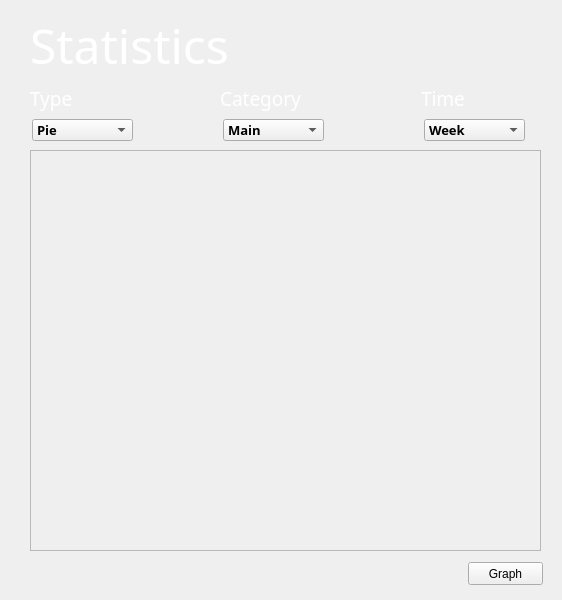
<?xml version="1.0" encoding="UTF-8"?>
<ui version="4.0">
 <class>MainWindowStats</class>
 <widget class="QMainWindow" name="MainWindowStats">
  <property name="geometry">
   <rect>
    <x>0</x>
    <y>0</y>
    <width>562</width>
    <height>600</height>
   </rect>
  </property>
  <property name="windowTitle">
   <string>MainWindow</string>
  </property>
  <widget class="QWidget" name="centralwidget">
   <widget class="QLabel" name="titleLabel">
    <property name="geometry">
     <rect>
      <x>30</x>
      <y>20</y>
      <width>281</width>
      <height>51</height>
     </rect>
    </property>
    <property name="font">
     <font>
      <family>Artifakt Element Light</family>
      <pointsize>36</pointsize>
     </font>
    </property>
    <property name="styleSheet">
     <string notr="true">color: rgb(255, 255, 255);</string>
    </property>
    <property name="text">
     <string>Statistics</string>
    </property>
   </widget>
   <widget class="QComboBox" name="typeBox">
    <property name="geometry">
     <rect>
      <x>32</x>
      <y>119</y>
      <width>101</width>
      <height>22</height>
     </rect>
    </property>
    <property name="font">
     <font>
      <family>Artifakt Element</family>
      <pointsize>10</pointsize>
      <weight>75</weight>
      <bold>true</bold>
     </font>
    </property>
    <item>
     <property name="text">
      <string>Pie</string>
     </property>
    </item>
    <item>
     <property name="text">
      <string>Barras</string>
     </property>
    </item>
    <item>
     <property name="text">
      <string>Graph</string>
     </property>
    </item>
   </widget>
   <widget class="QLabel" name="labelType">
    <property name="geometry">
     <rect>
      <x>30</x>
      <y>83</y>
      <width>51</width>
      <height>31</height>
     </rect>
    </property>
    <property name="font">
     <font>
      <family>Artifakt Element Light</family>
      <pointsize>14</pointsize>
     </font>
    </property>
    <property name="styleSheet">
     <string notr="true">color: rgb(255, 255, 255);</string>
    </property>
    <property name="text">
     <string>Type</string>
    </property>
   </widget>
   <widget class="QLabel" name="labelCategory">
    <property name="geometry">
     <rect>
      <x>220</x>
      <y>83</y>
      <width>91</width>
      <height>31</height>
     </rect>
    </property>
    <property name="font">
     <font>
      <family>Artifakt Element Light</family>
      <pointsize>14</pointsize>
     </font>
    </property>
    <property name="styleSheet">
     <string notr="true">color: rgb(255, 255, 255);</string>
    </property>
    <property name="text">
     <string>Category</string>
    </property>
   </widget>
   <widget class="QComboBox" name="categoryBox">
    <property name="geometry">
     <rect>
      <x>223</x>
      <y>119</y>
      <width>101</width>
      <height>22</height>
     </rect>
    </property>
    <property name="font">
     <font>
      <family>Artifakt Element</family>
      <pointsize>10</pointsize>
      <weight>75</weight>
      <bold>true</bold>
     </font>
    </property>
    <item>
     <property name="text">
      <string>Main</string>
     </property>
    </item>
    <item>
     <property name="text">
      <string>All</string>
     </property>
    </item>
    <item>
     <property name="text">
      <string>Programming</string>
     </property>
    </item>
    <item>
     <property name="text">
      <string>Reading</string>
     </property>
    </item>
    <item>
     <property name="text">
      <string>Music</string>
     </property>
    </item>
    <item>
     <property name="text">
      <string>Gaming</string>
     </property>
    </item>
    <item>
     <property name="text">
      <string>Watched</string>
     </property>
    </item>
    <item>
     <property name="text">
      <string>Others</string>
     </property>
    </item>
   </widget>
   <widget class="QLabel" name="labelTime">
    <property name="geometry">
     <rect>
      <x>421</x>
      <y>83</y>
      <width>91</width>
      <height>31</height>
     </rect>
    </property>
    <property name="font">
     <font>
      <family>Artifakt Element Light</family>
      <pointsize>14</pointsize>
     </font>
    </property>
    <property name="styleSheet">
     <string notr="true">color: rgb(255, 255, 255);</string>
    </property>
    <property name="text">
     <string>Time</string>
    </property>
   </widget>
   <widget class="QComboBox" name="categoryBox_2">
    <property name="geometry">
     <rect>
      <x>424</x>
      <y>119</y>
      <width>101</width>
      <height>22</height>
     </rect>
    </property>
    <property name="font">
     <font>
      <family>Artifakt Element</family>
      <pointsize>10</pointsize>
      <weight>75</weight>
      <bold>true</bold>
     </font>
    </property>
    <item>
     <property name="text">
      <string>Week</string>
     </property>
    </item>
    <item>
     <property name="text">
      <string>Month</string>
     </property>
    </item>
    <item>
     <property name="text">
      <string>6 Month</string>
     </property>
    </item>
    <item>
     <property name="text">
      <string>Year</string>
     </property>
    </item>
    <item>
     <property name="text">
      <string>All</string>
     </property>
    </item>
   </widget>
   <widget class="QPushButton" name="pushButton">
    <property name="geometry">
     <rect>
      <x>468</x>
      <y>562</y>
      <width>75</width>
      <height>23</height>
     </rect>
    </property>
    <property name="text">
     <string>Graph</string>
    </property>
   </widget>
   <widget class="QFrame" name="framePlot">
    <property name="geometry">
     <rect>
      <x>30</x>
      <y>150</y>
      <width>511</width>
      <height>401</height>
     </rect>
    </property>
    <property name="frameShape">
     <enum>QFrame::StyledPanel</enum>
    </property>
    <property name="frameShadow">
     <enum>QFrame::Raised</enum>
    </property>
   </widget>
   <widget class="QLabel" name="label">
    <property name="geometry">
     <rect>
      <x>0</x>
      <y>0</y>
      <width>561</width>
      <height>611</height>
     </rect>
    </property>
    <property name="styleSheet">
     <string notr="true">background-image: url(:/im2/background.png);</string>
    </property>
    <property name="text">
     <string/>
    </property>
   </widget>
   <zorder>label</zorder>
   <zorder>titleLabel</zorder>
   <zorder>typeBox</zorder>
   <zorder>labelType</zorder>
   <zorder>labelCategory</zorder>
   <zorder>categoryBox</zorder>
   <zorder>labelTime</zorder>
   <zorder>categoryBox_2</zorder>
   <zorder>pushButton</zorder>
   <zorder>framePlot</zorder>
  </widget>
 </widget>
 <resources>
  <include location="assets/img2.qrc"/>
 </resources>
 <connections/>
</ui>
